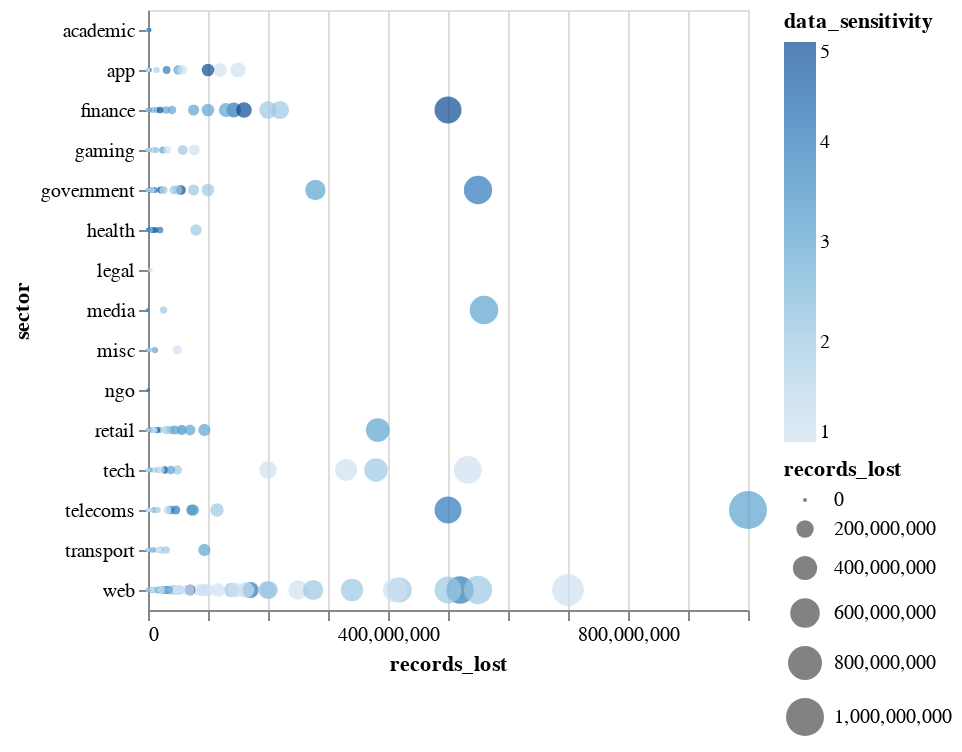

Write notebook code for a chart like this one.
### Markdown cell above
Using the breaches dataset,  create a scatter plot with the following encodings:
 - **x** and **size**: `records_lost`
 - **y**: `sector`
 - **color**: `data_sensitivity`
 - **tooltip**: Show `organisation`, `date`, `records_lost`, `method`, and `story`.

### Code cell
alt.Chart(breaches).mark_circle().encode(
    x = 'records_lost',
    size = 'records_lost',
    y = 'sector',
    color = 'data_sensitivity',
    tooltip = ['organisation', 'date', 'records_lost', 'method',  'story'],

)

### Figure 1 — Vega-Lite specification as saved in the notebook (floating-point values rounded to 4 significant figures; data arrays with more than 128 entries replaced by an {"elided": "..."} marker saying what was removed)
{"config": {"view": {"continuousWidth": 300, "continuousHeight": 300}}, "data": {"name": "data-1eb2b9087da3eaeced18f866ad8ef4db"}, "mark": {"type": "circle"}, "encoding": {"color": {"field": "data_sensitivity", "type": "quantitative"}, "size": {"field": "records_lost", "type": "quantitative"}, "tooltip": [{"field": "organisation", "type": "nominal"}, {"field": "date", "type": "nominal"}, {"field": "records_lost", "type": "quantitative"}, {"field": "method", "type": "nominal"}, {"field": "story", "type": "nominal"}], "x": {"field": "records_lost", "type": "quantitative"}, "y": {"field": "sector", "type": "nominal"}}, "$schema": "https://vega.github.io/schema/vega-lite/v5.20.1.json", "datasets": {"data-1eb2b9087da3eaeced18f866ad8ef4db": {"elided": "487 records"}}}
